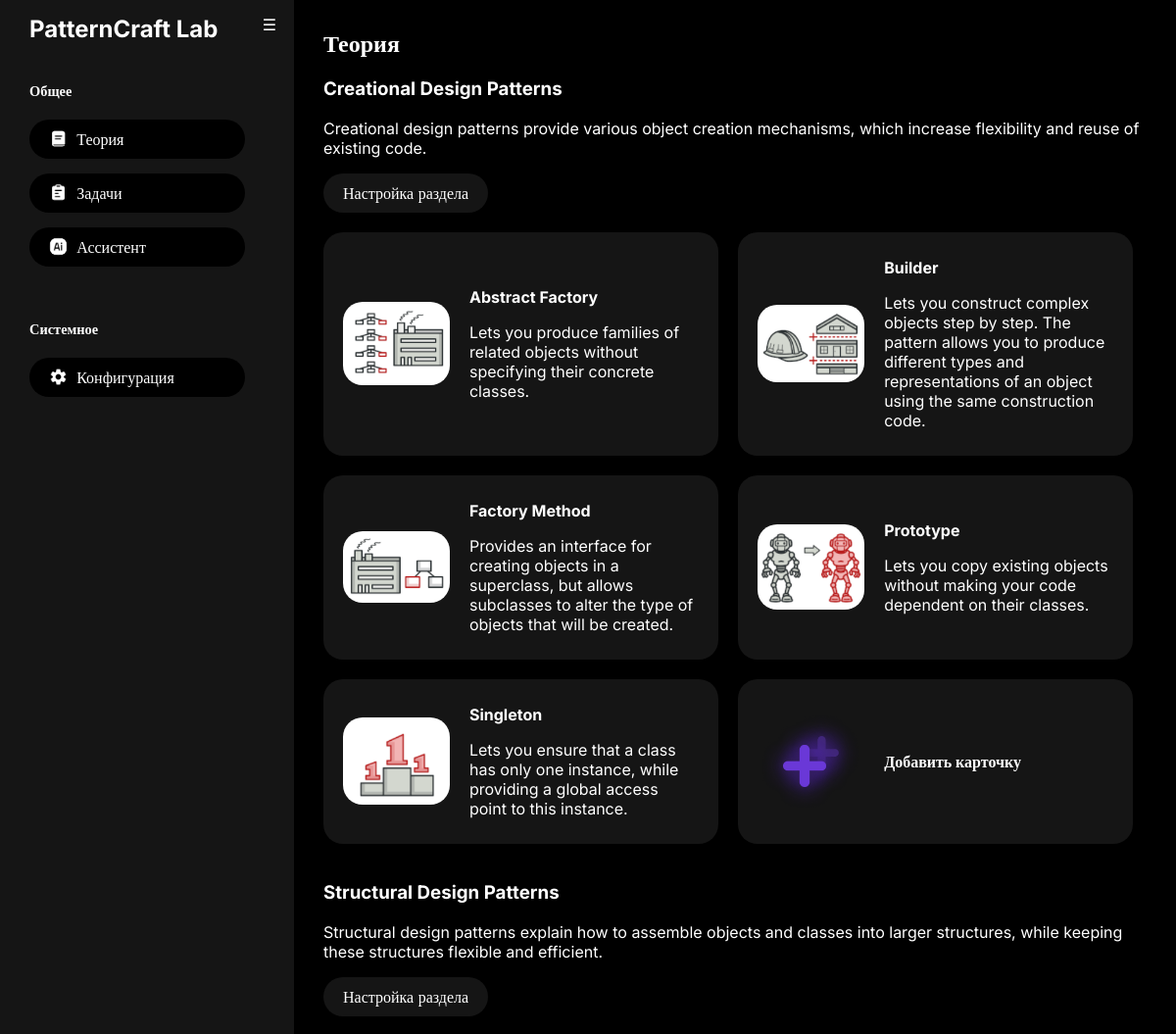
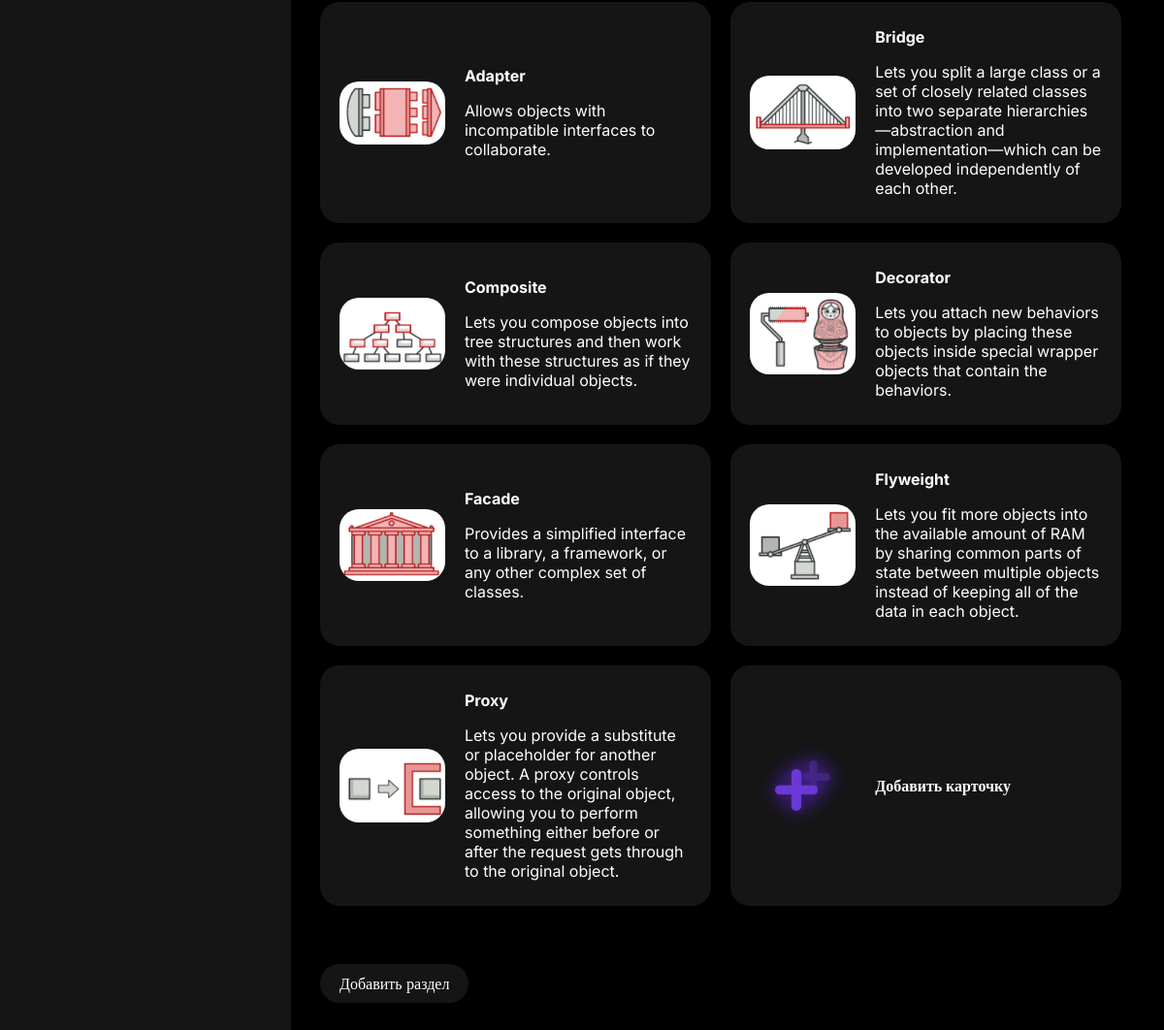
The app's page /theory with its own data (2 pictures, top to bottom).
### scripts/database.py (models this page shows, shortened)
class Base(DeclarativeBase):
    pass

class TextsBlock(Base):
    __tablename__ = 'texts_blocks'
    id = Column(Integer, primary_key=True)
    name = Column(String, nullable=False)
    description = Column(String, nullable=True)
    texts = relationship("TheoryText", back_populates="block",
                         cascade="all, delete-orphan")

class TheoryText(Base):
    __tablename__ = 'theory_texts'
    id = Column(Integer, primary_key=True)
    name = Column(String, nullable=False)
    content = Column(Text, nullable=False)
    description = Column(String, nullable=False)
    image_url = Column(String, nullable=False)
    block_id = Column(Integer, ForeignKey('texts_blocks.id'), nullable=False)
    block = relationship("TextsBlock", back_populates="texts")

### scripts/web/web_routes.py (the view)
    def theory_list(self) -> str:
        theory_list = self.theory_manager.get_texts_blocks()
        return render_template("theory_list.html", theory=theory_list)

### scripts/content/theory_manager.py (called while the page is built)
    def get_texts_blocks(self) -> List[db.TextsBlock]:
        session = self.session_factory()
        result: List[db.TextsBlock] = (
            session.query(db.TextsBlock)
            .options(db.joinedload(db.TextsBlock.texts))
            .all()
        )
        session.close()
        return result

### templates/theory_list.html (shortened to what this page needs)
{% extends 'base.html' %}
{% block content %}
<h2>Теория</h2>
{% for texts_block in theory %}
	<h3>{{ texts_block.name }}</h3>
	<p>{{ texts_block.description }}</p>
	<a class="button card block-light" href="#">Настройка раздела</a>
	<br><br>
	<div class="cards-area">
	{% for theory_text in texts_block.texts %}
		<a href="#" class="button block-light card sequential-card">
			<img src="{{theory_text.image_url}}" alt="">
			<div class="information">
				<p><strong>{{theory_text.name}}</strong></p>
				<p>{{theory_text.description}}</p>
			</div>
		</a>
	{% endfor %}
		<a href="#" class="button block-light card sequential-card">
			<img src="/static/img/add.png" alt="">
			<div class="information">
				<p><strong>Добавить карточку</strong></p>
			</div>
		</a>
	</div>
	<br>
{% endfor %}
	<br><br>
	<a class="button card block-light" href="#">Добавить раздел</a>
	<br><br>
{% endblock %}

### templates/base.html (shortened to what this page needs)
<!DOCTYPE html>
<html lang="en">
  <head>
    <link rel="stylesheet" href="/static/css/style.css" />
  </head>
  <body class="open-menu">
    <div class="sidebar">
      <div class="sidebar-content">
        <span class="big-text-size"><strong>PatternCraft Lab</strong></span>
        <br /><br />
        <span class="small-text-size"><strong>Общее</strong></span>
        <br />
        <a class="button" href="/theory">
          <img src="/static/img/theory.png" alt="" />
          <span>Теория</span>
        </a>
        <a class="button" href="/problems">
          <img src="/static/img/problems.png" alt="" />
          <span>Задачи</span>
        </a>
        <a class="button" id="assistant-button">
          <img src="/static/img/ai_icon.png" alt="" />
          <span>Ассистент</span>
        </a>
        <br /><br />
        <span class="small-text-size"><strong>Системное</strong></span>
        <br />
        <a class="button" href="/configuration">
          <img src="/static/img/configuration.png" alt="" />
          <span>Конфигурация</span>
        </a>
      </div>
      <div class="sidebar-ledge">
        <span id="sidebar-button">☰</span>
      </div>
    </div>
    <div class="content">
      <div class="wrapper">{% block content %}{% endblock %}</div>
    </div>
  </body>
</html>

### static/css/style.css (style rules this page uses)
:root { --dark-color: #000000; --light-color: #151515; --color: #FFFFFF; --active-color: #5B16F0; }
body { margin: 0; padding: 0; background-color: var(--dark-color); color: var(--color); font-family: "Inter", serif; }
.sidebar { position: fixed; display: flex; background-color: var(--light-color); width: 300px; height: 100%; padding-top: 15px; transition: 0.2s; top: 0; left: -250px; }
.open-menu .sidebar { left: 0; }
.sidebar-content { margin-left: 30px; display: flex; flex-direction: column; width: 220px; }
.sidebar-content > a { text-decoration: none; display: inline-block; padding: 10px 20px; background-color: var(--dark-color); border-radius: 20px; color: var(--color); font-size: 1em; margin-bottom: 15px; }
.sidebar-content > a > img { vertical-align: text-top; height: 1.17em; margin-right: 5px; }
.sidebar-ledge { display: inline-flex; width: 50px; justify-content: center; }
.content { transition: 0.2s; margin-left: 50px; }
.open-menu .content { margin-left: 300px; }
.wrapper { margin: 30px; }
.big-text-size { font-size: 1.5em; }
.small-text-size { font-size: 0.9em; }
.button { text-decoration: none; box-sizing: border-box; display: inline-block; transition: 0.2s; }
.cards-area { display: flex; flex-wrap: wrap; gap: 20px; }
.card > img { max-width: 30%; }
.block-light { background-color: var(--light-color); color: #FFFFFF; padding: 10px 20px; border-radius: 20px; border: 0; }
.sequential-card { display: flex !important; align-items: center; gap: 20px; }
.cards-area .sequential-card { width: 48%; }
img { border-radius: 20px; }

### records on screen
TextsBlock: name "Creational Design Patterns", description "Creational design patterns provide various object creation mechanisms, which increase flexibility and reuse of existing code."
TheoryText: image_url (picture), name "Abstract Factory", description "Lets you produce families of related objects without specifying their concrete classes."
TheoryText: image_url (picture), name "Builder", description "Lets you construct complex objects step by step. The pattern allows you to produce different types and representations of an object using the same construction code."
TheoryText: image_url (picture), name "Factory Method", description "Provides an interface for creating objects in a superclass, but allows subclasses to alter the type of objects that will be created."
TheoryText: image_url (picture), name "Prototype", description "Lets you copy existing objects without making your code dependent on their classes."
TheoryText: image_url (picture), name "Singleton", description "Lets you ensure that a class has only one instance, while providing a global access point to this instance."
TextsBlock: name "Structural Design Patterns", description "Structural design patterns explain how to assemble objects and classes into larger structures, while keeping these structures flexible and efficient."
TheoryText: image_url (picture), name "Adapter", description "Allows objects with incompatible interfaces to collaborate."
TheoryText: image_url (picture), name "Bridge", description "Lets you split a large class or a set of closely related classes into two separate hierarchies—abstraction and implementation—which can be developed independently of each other."
TheoryText: image_url (picture), name "Composite", description "Lets you compose objects into tree structures and then work with these structures as if they were individual objects."
TheoryText: image_url (picture), name "Decorator", description "Lets you attach new behaviors to objects by placing these objects inside special wrapper objects that contain the behaviors."
TheoryText: image_url (picture), name "Facade", description "Provides a simplified interface to a library, a framework, or any other complex set of classes."
TheoryText: image_url (picture), name "Flyweight", description "Lets you fit more objects into the available amount of RAM by sharing common parts of state between multiple objects instead of keeping all of the data in each object."
TheoryText: image_url (picture), name "Proxy", description "Lets you provide a substitute or placeholder for another object. A proxy controls access to the original object, allowing you to perform something either before or after the request gets through to the original object."
